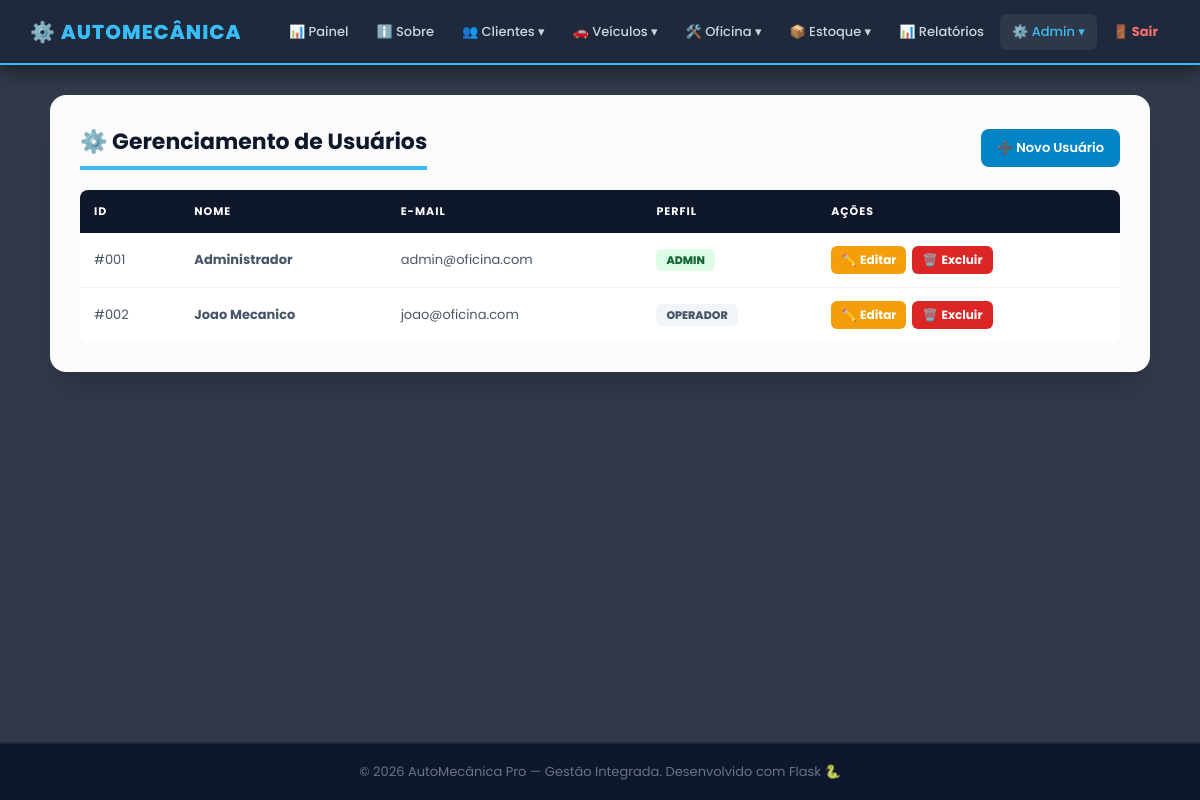
Before: /usuario (signed in) with the older database file.
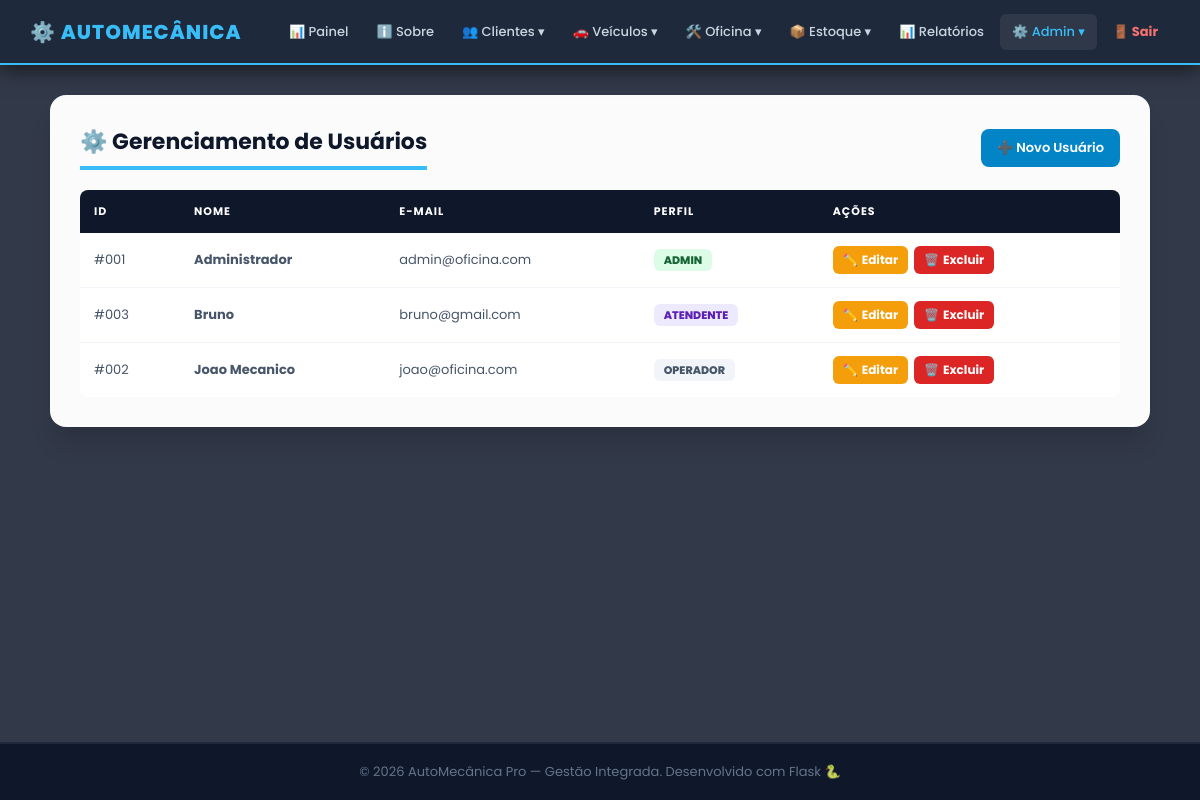
After: the same page with the newer database file.
### app.py (models this page shows)
class Usuario(db.Model):
    __tablename__ = 'usuario'
    id_usuario = db.Column(db.Integer, primary_key=True)
    nome       = db.Column(db.String(100), nullable=False)
    email      = db.Column(db.String(150), unique=True, nullable=False)
    senha      = db.Column(db.String(255), nullable=False)
    perfil     = db.Column(db.String(20), default='operador')

### app.py (the view)
@app.route('/usuario')
@admin_required
def usuario_consultar():
    return render_template('usuario/consultar.html', controller='usuario',
                           usuarios=Usuario.query.order_by(Usuario.nome).all())

### app.py (called while the page is built)
def admin_required(f):
    @wraps(f)
    def decorated(*args, **kwargs):
        if 'usuario_id' not in session:
            return redirect(url_for('login'))
        if session.get('usuario_nivel') != 'admin':
            flash('Acesso restrito ao administrador.', 'erro')
            return redirect(url_for('dashboard'))
        return f(*args, **kwargs)
    return decorated

@app.before_request
def csrf_protect():
    if request.method == 'POST':
        token_sessao = session.get('_csrf_token')
        token_form   = request.form.get('csrf_token')
        if not token_sessao or not token_form or not hmac.compare_digest(token_sessao, token_form):
            abort(400, description='Token CSRF invalido ou ausente. Recarregue a pagina e tente novamente.')

### templates/usuario/consultar.html (shortened to what this page needs)
{% extends 'base.html' %}
{% block content %}
<div class="cartao card-lg">
    <div style="display:flex;justify-content:space-between;align-items:center;margin-bottom:20px;flex-wrap:wrap;gap:10px;">
        <h3 style="margin:0;">⚙️ Gerenciamento de Usuários</h3>
        <a href="{{ url_for('usuario_cadastrar') }}" class="btn-add" style="margin:0;">➕ Novo Usuário</a>
    </div>
    <div class="tabela-wrapper tbl-desktop">
        <table>
            <thead>
                <tr><th>ID</th><th>Nome</th><th>E-mail</th><th>Perfil</th><th>Ações</th></tr>
            </thead>
            <tbody>
                {% for u in usuarios %}
                <tr>
                    <td>#{{ '%03d' % u.id_usuario }}</td>
                    <td><b>{{ u.nome }}</b></td>
                    <td>{{ u.email }}</td>
                    <td>
                        {% if u.perfil == 'admin' %}
                            <span style="padding:3px 10px;border-radius:6px;font-size:11px;font-weight:800;background:#dcfce7;color:#166534;">ADMIN</span>
                        {% elif u.perfil == 'atendente' %}
                            <span style="padding:3px 10px;border-radius:6px;font-size:11px;font-weight:800;background:#ede9fe;color:#5b21b6;">ATENDENTE</span>
                        {% else %}
                            <span style="padding:3px 10px;border-radius:6px;font-size:11px;font-weight:800;background:#f1f5f9;color:#475569;">OPERADOR</span>
                        {% endif %}
                    </td>
                    <td><div class="acoes">
                        <a href="{{ url_for('usuario_editar', id=u.id_usuario) }}" class="btn-ed">✏️<span class="txt"> Editar</span></a>
                        <a href="{{ url_for('usuario_excluir', id=u.id_usuario) }}" class="btn-ex" onclick="return confirm('Excluir usuário {{ u.nome }}?')">🗑️<span class="txt"> Excluir</span></a>
                    </div></td>
                </tr>
                {% else %}
                <tr><td colspan="5" style="text-align:center;color:#94a3b8;padding:30px;">Nenhum usuário encontrado.</td></tr>
                {% endfor %}
            </tbody>
        </table>
    </div>
</div>
{% endblock %}

### templates/base.html (shortened to what this page needs)
<!DOCTYPE html>
<html lang="pt-BR">
<head>
    <link rel="stylesheet" href="{{ url_for('static', filename='css/main.css') }}">
    <link rel="stylesheet" href="{{ url_for('static', filename='css/mobile.css') }}">
</head>
<body>
{% if controller != 'auth' %}
<div class="overlay"></div>
<div class="topbar">
    <a href="{{ url_for('dashboard') }}" class="logo">⚙️ AutoMecânica</a>
    <nav class="topbar-nav">
        <div class="menu-item {% if controller == 'dashboard' %}active{% endif %}">
            <a href="{{ url_for('dashboard') }}" class="menu-link">📊 Painel</a>
        </div>
        <div class="menu-item {% if controller == 'institucional' %}active{% endif %}">
            <a href="{{ url_for('sobre') }}" class="menu-link">ℹ️ Sobre</a>
        </div>
        <div class="menu-item {% if controller == 'cliente' %}active{% endif %}">
            <span class="menu-link">👥 Clientes ▾</span>
        </div>
        <div class="menu-item {% if controller == 'veiculo' %}active{% endif %}">
            <span class="menu-link">🚗 Veículos ▾</span>
        </div>
        <div class="menu-item {% if controller in ['os','servico','mecanico'] %}active{% endif %}">
            <span class="menu-link">🛠️ Oficina ▾</span>
        </div>
        <div class="menu-item {% if controller == 'peca' %}active{% endif %}">
            <span class="menu-link">📦 Estoque ▾</span>
        </div>
        <div class="menu-item {% if controller == 'relatorio' %}active{% endif %}">
            <a href="{{ url_for('relatorios') }}" class="menu-link">📊 Relatórios</a>
        </div>
        {% if session.get('usuario_nivel') == 'admin' %}
        <div class="menu-item {% if controller == 'usuario' %}active{% endif %}">
            <span class="menu-link">⚙️ Admin ▾</span>
        </div>
        {% endif %}
        <div class="menu-item">
            <a href="{{ url_for('logout') }}" class="menu-link" style="color:#f87171;font-weight:700;">🚪 Sair</a>
        </div>
    </nav>
</div>
<div class="conteudo">
    {% block content %}{% endblock %}
</div>
{% else %}
    {% block auth_content %}{% endblock %}
{% endif %}
<footer class="rodape">
    &copy; 2026 AutoMecânica Pro — Gestão Integrada. Desenvolvido com Flask 🐍
</footer>
</body>
</html>

### public/css/main.css (style rules this page uses)
* { margin:0; padding:0; box-sizing:border-box; font-family:'Poppins',sans-serif; }
body { display:flex; flex-direction:column; min-height:100vh; color:#334155; background: url('https://images.unsplash.com/photo-1619642751034-765dfdf7c58e?q=80&w=1920&auto=format&fit=crop') no-repeat center center fixed; background-size:cover; }
.topbar { background-color:#1e293b; height:65px; display:flex; justify-content:space-between; align-items:center; padding:0 30px; border-bottom:2px solid #38bdf8; position:sticky; top:0; z-index:1000; box-shadow:0 4px 20px rgba(0,0,0,0.6); }
.logo { color:#38bdf8; font-weight:800; text-decoration:none; font-size:20px; text-transform:uppercase; letter-spacing:1px; white-space:nowrap; }
.topbar-nav { display:flex; gap:4px; align-items:center; height:100%; }
.menu-item { position:relative; display:flex; align-items:center; height:100%; }
.menu-link { color:#cbd5e1; text-decoration:none; font-weight:500; font-size:13px; padding:8px 12px; border-radius:6px; transition:0.3s; cursor:pointer; display:flex; align-items:center; gap:6px; white-space:nowrap; user-select:none; }
.menu-link:hover, .menu-item.active .menu-link { color:#38bdf8; background:rgba(255,255,255,0.07); }
.conteudo { padding:30px 40px; flex:1; display:flex; justify-content:center; align-items:flex-start; z-index:1; }
.cartao { background-color:rgba(255,255,255,0.98); width:100%; padding:30px; border-radius:16px; box-shadow:0 20px 25px -5px rgba(0,0,0,0.15); margin-bottom:25px; }
.card-lg { max-width:1100px; }
.cartao h3 { margin-bottom:20px; color:#0f172a; font-size:22px; border-bottom:4px solid #38bdf8; padding-bottom:8px; display:inline-block; }
.tabela-wrapper { overflow-x:auto; -webkit-overflow-scrolling:touch; margin-top:15px; border-radius:8px; }
table { width:100%; border-collapse:collapse; background-color:white; min-width:500px; }
th { background-color:#0f172a; padding:13px 14px; text-align:left; color:white; font-size:11px; text-transform:uppercase; letter-spacing:1px; white-space:nowrap; }
td { padding:13px 14px; border-bottom:1px solid #f1f5f9; font-size:13px; color:#475569; }
tr:last-child td { border-bottom:none; }
.btn-add { background-color:#0284c7; color:white; padding:9px 16px; border-radius:8px; text-decoration:none; font-weight:600; font-size:13px; display:inline-block; margin-bottom:12px; }
.acoes { display:flex; gap:6px; flex-wrap:nowrap; align-items:center; }
.btn-ed, .btn-ex, .btn-det, .btn-ok { display:inline-flex; align-items:center; gap:4px; padding:5px 10px; border-radius:6px; text-decoration:none; font-weight:700; font-size:12px; white-space:nowrap; cursor:pointer; border:none; transition:0.2s; }
.btn-ed { background:#f59e0b; color:white; }
.btn-ex { background:#dc2626; color:white; }
.btn-ed .txt, .btn-ex .txt, .btn-det .txt, .btn-ok .txt { display:inline; }
.rodape { background:#0f172a; color:#64748b; text-align:center; padding:18px; font-size:13px; border-top:2px solid #1e293b; }

### public/css/mobile.css (style rules this page uses)
.tbl-desktop { display: block; }

Changed rows visible on the page:
added Usuario: id_usuario "003", nome "Bruno", email "bruno@gmail.com", perfil "ATENDENTE"
